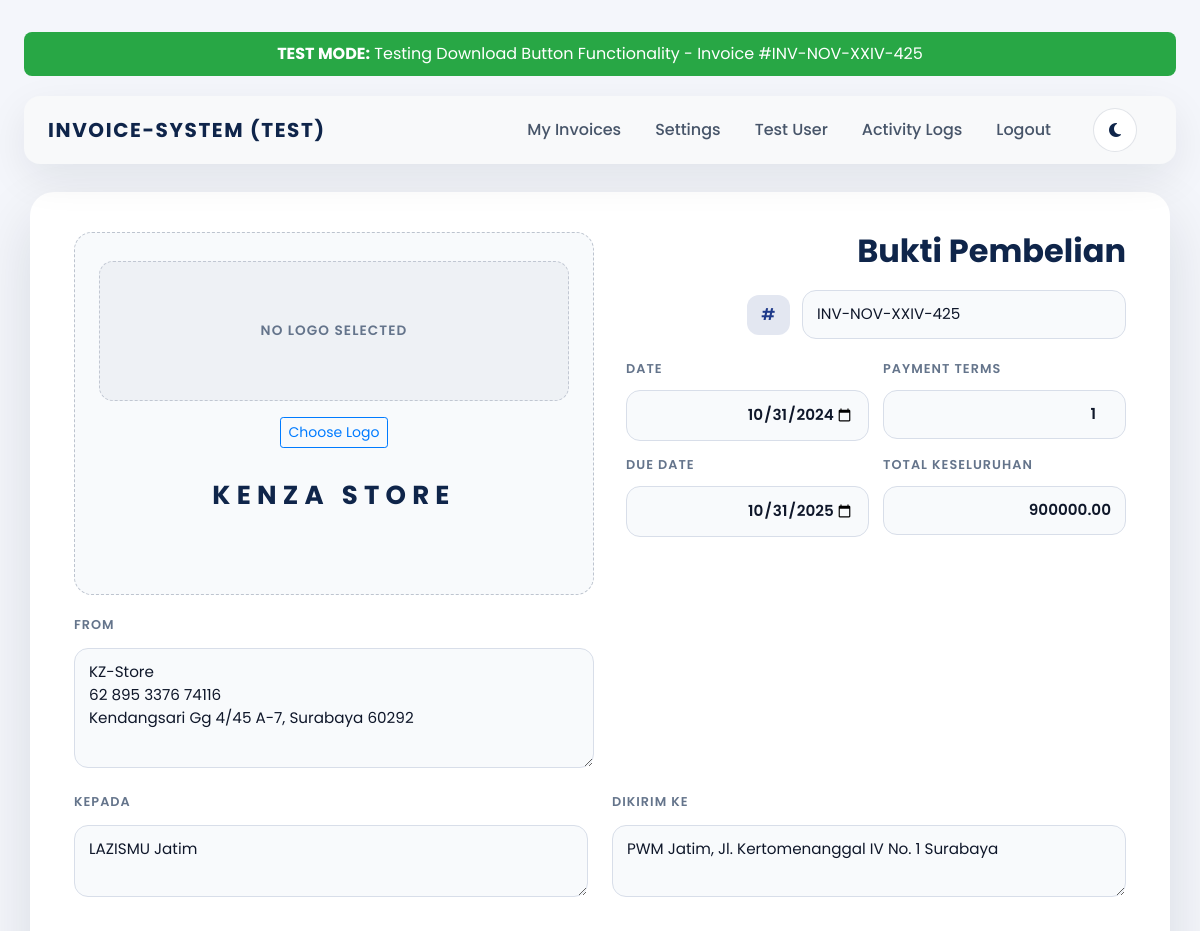
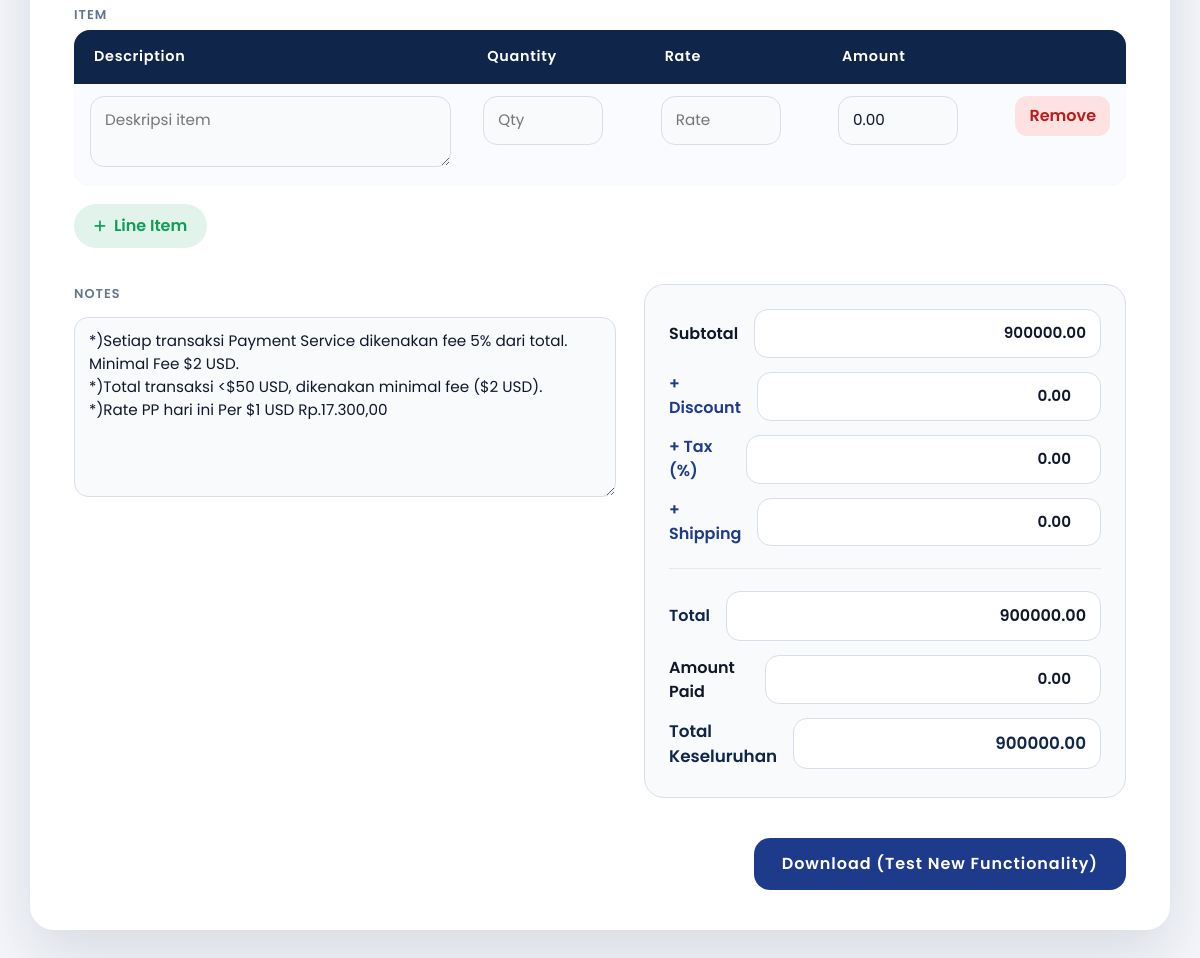
Screenshot of /test_update_invoice.php?id=626 with the database file from the repository (2 pictures, top to bottom).
### tables this page shows
CREATE TABLE `invoices`  (
  `id` int(11) NOT NULL AUTO_INCREMENT,
  `user_id` int(11) NOT NULL,
  `invoice_number` varchar(50) NOT NULL,
  `invoice_date` date NOT NULL,
  `payment_terms` int(11) NOT NULL,
  `due_date` date NOT NULL,
  `bill_to` text NOT NULL,
  `ship_to` text NOT NULL,
  `notes` text NULL DEFAULT NULL,
  `subtotal` decimal(15, 2) NOT NULL DEFAULT 0.00,
  `discount` decimal(15, 2) NOT NULL DEFAULT 0.00,
  `tax` decimal(15, 2) NOT NULL DEFAULT 0.00,
  `shipping` decimal(15, 2) NOT NULL DEFAULT 0.00,
  `total` decimal(15, 2) NOT NULL DEFAULT 0.00,
  `is_paid` tinyint(4) NULL DEFAULT NULL,
  `created_at` timestamp NOT NULL DEFAULT current_timestamp(),
  `updated_at` timestamp NOT NULL DEFAULT current_timestamp() ON UPDATE CURRENT_TIMESTAMP,
  `pdf_path` varchar(255) NOT NULL,
  PRIMARY KEY (`id`) USING BTREE,
  UNIQUE INDEX `invoice_number`(`invoice_number`) USING BTREE,
  INDEX `fk_invoices_users`(`user_id`) USING BTREE,
  CONSTRAINT `fk_invoices_users` FOREIGN KEY (`user_id`) REFERENCES `users` (`id`) ON DELETE CASCADE ON UPDATE RESTRICT
);

### test_update_invoice.php (the view, shortened to what this page needs)
<?php
require_once __DIR__ . '/db_connect.php';
$invoiceId = isset($_GET['id']) ? (int) $_GET['id'] : 647;
try {
    $invoiceStmt = $pdo->prepare('SELECT * FROM invoices WHERE id = :id');
    $invoiceStmt->execute([':id' => $invoiceId]);
    $invoice = $invoiceStmt->fetch(PDO::FETCH_ASSOC);
} catch (PDOException $exception) {
    die('⚠️ Database error: ' . $exception->getMessage());
}
function escape($value): string
{
    return htmlspecialchars((string)$value, ENT_QUOTES, 'UTF-8');
}
function formatNumberInput($value, int $decimals = 2): string
{
    $number = (float)$value;
    return number_format($number, $decimals, '.', '');
}
$defaultBrandName = 'Kenza Store';
$defaultStoreInfo = "KZ-Store\n62 895 3376 74116\nKendangsari Gg 4/45 A-7, Surabaya 60292";
$storedBrandName = trim((string)($invoice['brand_name'] ?? ''));
if ($storedBrandName === '') {
    $storedBrandName = (string)($_SESSION['brand_name_prefill'] ?? $defaultBrandName);
}
$storedStoreInfo = trim((string)($invoice['store_info'] ?? ''));
if ($storedStoreInfo === '') {
    $storedStoreInfo = (string)($_SESSION['store_info_prefill'] ?? $defaultStoreInfo);
}
$generatedInvoiceNumber = (string)($invoice['invoice_number'] ?? '');
$invoiceDate            = (string)($invoice['invoice_date'] ?? date('Y-m-d'));
$paymentTerms           = (string)($invoice['payment_terms'] ?? '0');
$dueDate                = (string)($invoice['due_date'] ?? $invoiceDate);
$billTo                 = (string)($invoice['bill_to'] ?? '');
$shipTo                 = (string)($invoice['ship_to'] ?? '');
$notes                  = (string)($invoice['notes'] ?? '');
$subtotal     = (float)($invoice['subtotal'] ?? 0);
$discount     = (float)($invoice['discount'] ?? 0);
$tax          = (float)($invoice['tax'] ?? 0);
$shipping     = (float)($invoice['shipping'] ?? 0);
$total        = (float)($invoice['total'] ?? 0);
$amountPaid   = (float)($invoice['amount_paid'] ?? 0);
$balanceDue   = $total;
$storedLogoPublicPath= '';
$hasStoredLogo       = $storedLogoPublicPath !== '';
?>
<!DOCTYPE html>
<html lang="en">
<head>
    <link rel="stylesheet" href="https://cdn.jsdelivr.net/npm/bootstrap@4.6.2/dist/css/bootstrap.min.css">
    <link rel="stylesheet" href="https://cdnjs.cloudflare.com/ajax/libs/font-awesome/6.5.1/css/all.min.css">
</head>
<body>
    <div class="test-banner">
        <strong>TEST MODE:</strong> Testing Download Button Functionality - Invoice #<?php echo escape($generatedInvoiceNumber); ?>
    </div>
    <nav class="navbar navbar-expand-lg navbar-light bg-light">
        <a class="navbar-brand" href="index.php">Invoice-System (TEST)</a>
        <div class="container-fluid collapse navbar-collapse" id="navbarNav">
            <ul class="navbar-nav ml-auto">
                <li class="nav-item">
                    <a class="nav-link" href="index.php">My Invoices</a>
                </li>
                <li class="nav-item">
                    <a class="nav-link" href="#">Settings</a>
                </li>
                <li class="nav-item">
                    <span class="nav-link">
                        Test User
                    </span>
                </li>
                <li class="nav-item">
                    <a class="nav-link" href="view_logs.php">Activity Logs</a>
                </li>
                <li class="nav-item">
                    <a class="nav-link" href="logout.php">Logout</a>
                </li>
                <li class="nav-item">
                    <button class="btn btn-outline-secondary ml-3" id="darkModeToggle">
                        <i id="darkModeIcon" class="fas fa-moon"></i>
                    </button>
                </li>
            </ul>
        </div>
    </nav>
    <main class="invoice-wrapper">
        <form id="invoiceForm" method="POST" action="generate_invoice.php" class="invoice-card" enctype="multipart/form-data">
            <div class="invoice-header">
                <div class="header-left">
                    <div class="brand-box<?php echo $hasStoredLogo ? ' has-logo' : '' ?>" id="brandBox">
                        <div class="brand-logo-shell">
                            <div class="brand-logo-placeholder<?php echo $hasStoredLogo ? ' is-hidden' : '' ?>" id="brandLogoPlaceholder">No logo selected</div>
                        </div>
                        <div class="brand-logo-controls">
                            <button type="button" class="btn btn-sm btn-outline-primary" id="selectLogoBtn">Choose Logo</button>
                        </div>
                        <textarea id="brand_name" name="brand_name" class="brand-name-field"><?php echo escape($storedBrandName); ?></textarea>
                    </div>
                    <div class="info-card">
                        <label for="store_info">From</label>
                        <textarea id="store_info" name="store_info"><?php echo escape($storedStoreInfo); ?></textarea>
                    </div>
                </div>
                <div class="header-right">
                    <h2 class="invoice-title">Bukti Pembelian</h2>
                    <div class="invoice-number">
                        <span class="prefix">#</span>
                        <input type="text" name="invoice_number" value="<?php echo escape($generatedInvoiceNumber); ?>" required>
                    </div>
                    <div class="meta-grid">
                        <div class="meta-field">
                            <label for="invoice_date">Date</label>
                            <input type="date" id="invoice_date" name="invoice_date" value="<?php echo escape($invoiceDate); ?>" required>
                        </div>
                        <div class="meta-field">
                            <label for="payment_terms">Payment Terms</label>
                            <input type="number" id="payment_terms" name="payment_terms" value="<?php echo escape($paymentTerms); ?>" required>
                        </div>
                        <div class="meta-field">
                            <label for="due_date">Due Date</label>
                            <input type="date" id="due_date" name="due_date" value="<?php echo escape($dueDate); ?>" required>
                        </div>
                        <div class="meta-field">
                            <label for="header_total">Total Keseluruhan</label>
                            <input type="text" id="header_total" value="<?php echo number_format($total, 2, '.', ''); ?>" readonly>
                        </div>
                    </div>
                </div>
            </div>
            <div class="address-grid">
                <div class="address-card">
                    <label for="bill_to">Kepada</label>
                    <textarea id="bill_to" name="bill_to" placeholder="Nama penerima, perusahaan, alamat" required><?php echo escape($billTo); ?></textarea>
                </div>
                <div class="address-card">
                    <label for="ship_to">Dikirim Ke</label>
                    <textarea id="ship_to" name="ship_to" placeholder="Alamat pengiriman" required><?php echo escape($shipTo); ?></textarea>
                </div>
            </div>
            <div class="items-section">
                <label>Item</label>
                <table class="items-table" id="invoiceItems">
                    <thead>
                        <tr>
                            <th>Description</th>
                            <th>Quantity</th>
                            <th>Rate</th>
                            <th>Amount</th>
                            <th></th>
                        </tr>
                    </thead>
                    <tbody>
                        <tr>
                            <td><textarea name="items[0][description]" placeholder="Deskripsi item" required></textarea></td>
                            <td><input type="number" class="quantity control" name="items[0][quantity]" step="any" min="0" placeholder="Qty" required></td>
                            <td><input type="number" class="rate control" name="items[0][rate]" step="any" min="0" placeholder="Rate" required></td>
                            <td><input type="number" class="amount control" name="items[0][amount]" step="any" min="0" value="0.00" readonly></td>
                            <td class="action"><button type="button" class="remove-item">Remove</button></td>
                        </tr>
                    </tbody>
                </table>
                <button type="button" id="addItem" class="add-item-btn"><i class="fas fa-plus"></i> Line Item</button>
            </div>
            <div class="notes-summary-row">
                <div class="notes-card">
                    <label for="notes">Notes</label>
                    <textarea id="notes" name="notes"><?php echo escape($notes); ?></textarea>
                </div>
                <div class="summary-card">
                    <div class="summary-row">
                        <span>Subtotal</span>
                        <input type="text" id="subtotal" name="subtotal" value="<?php echo number_format($subtotal, 2, '.', ''); ?>" readonly>
                    </div>
                    <div class="summary-row accent">
                        <span>+ Discount</span>
                        <input type="number" id="discount" name="discount" value="<?php echo formatNumberInput($discount, 2); ?>" step="any" min="0">
                    </div>
                    <div class="summary-row accent">
                        <span>+ Tax (%)</span>
                        <input type="number" id="tax" name="tax" value="<?php echo formatNumberInput($tax, 2); ?>" step="any" min="0">
                    </div>
                    <div class="summary-row accent">
                        <span>+ Shipping</span>
                        <input type="number" id="shipping" name="shipping" value="<?php echo formatNumberInput($shipping, 2); ?>" step="any" min="0">
                    </div>
                    <div class="summary-divider"></div>
                    <div class="summary-row total">
                        <span>Total</span>
                        <input type="text" id="total" name="total" value="<?php echo number_format($total, 2, '.', ''); ?>" readonly>
                    </div>
                    <div class="summary-row">
                        <span>Amount Paid</span>
                        <input type="number" id="amount_paid" name="amount_paid" value="<?php echo formatNumberInput($amountPaid, 2); ?>" step="any" min="0">
                    </div>
                    <div class="summary-row balance">
                        <span>Total Keseluruhan</span>
                        <input type="text" id="balance_due" name="balance_due" value="<?php echo number_format($balanceDue, 2, '.', ''); ?>" readonly>
                    </div>
                </div>
            </div>
            <div class="invoice-actions">
                <button type="button" id="generatePdfBtn" class="generate-btn">Download (Test New Functionality)</button>
            </div>
        </form>
    </main>

### rows the page displays
invoices: invoice_number "INV-NOV-XXIV-425", invoice_date "10/31/2024", payment_terms "1", due_date "10/31/2025", total "900000.00", bill_to "LAZISMU Jatim", ship_to "PWM Jatim, Jl. Kertomenanggal IV No. 1 Surabaya", notes "*)Setiap transaksi Payment Service dikenakan fee 5% dari total. Minimal Fee $2 USD. *)Total transaksi <$50 USD, dikenakan minimal fee ($2 USD). *)Rate PP hari ini Per $1 USD Rp.17.300,00", subtotal "900000.00", discount "0.00", tax "0.00", shipping "0.00", amount_paid "0.00", balance_due "900000.00"
